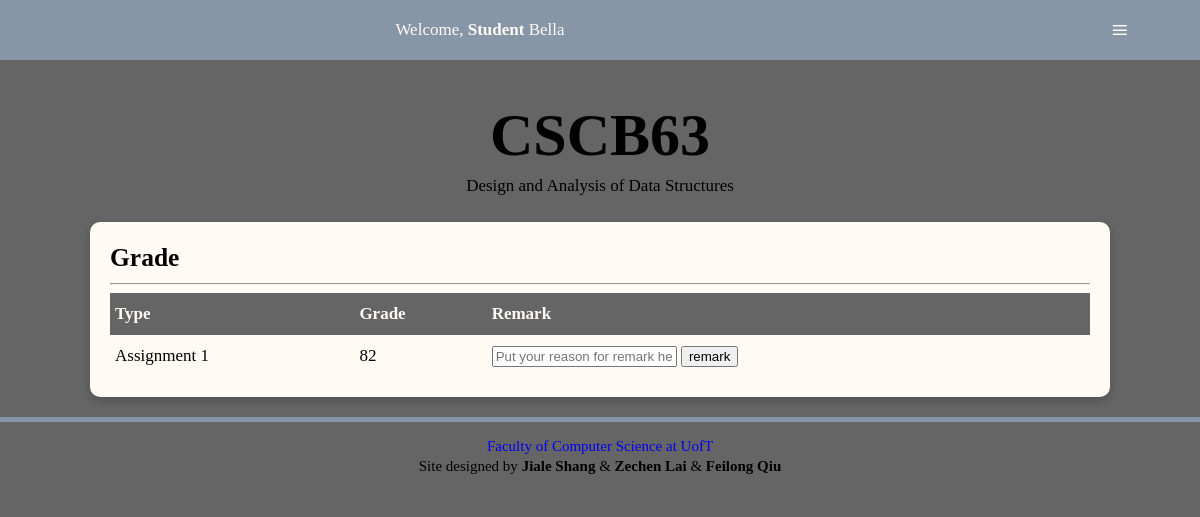
The page /grade (signed in) on the database as committed earlier.
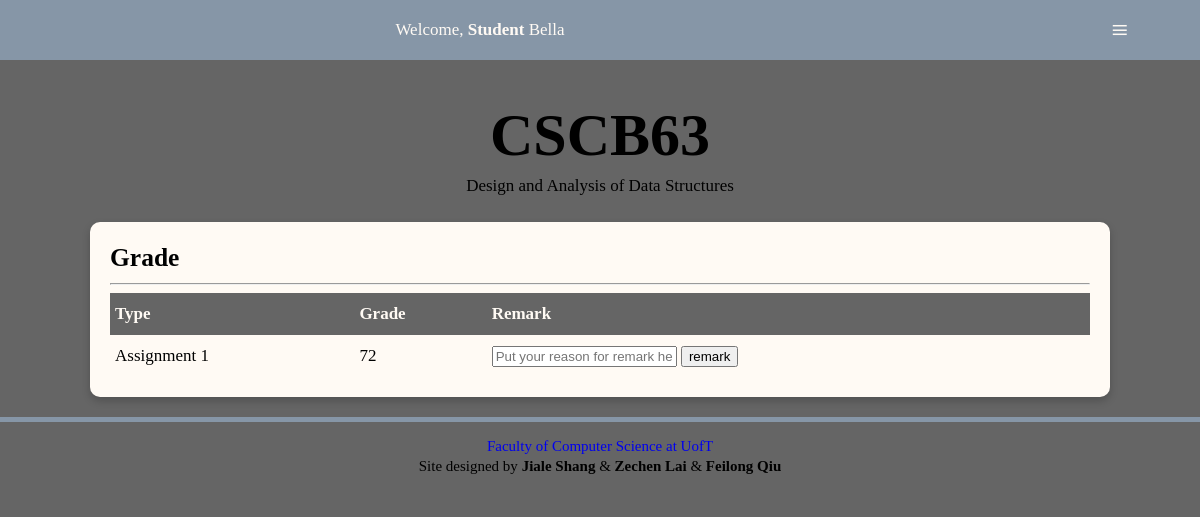
The same page on the database as committed later.
### tables this page shows
CREATE TABLE "Grades" (
	"username"	NVARCHAR(25) NOT NULL,
	"ename"	NVARCHAR(25) NOT NULL,
	"grade"	INTEGER NOT NULL,
	"remark"	INTEGER,
	"request"	NVARCHAR(255),
	PRIMARY KEY("username","ename"),
	FOREIGN KEY("username") REFERENCES "Users"("username")
);

### app.py (the view)
@app.route("/grade",methods=['GET','POST'])
def grade():
    if not 'user' in session:
        return redirect(url_for('home'))
    db=get_db()
    db.row_factory = make_dicts
    if session['user']['type']:
        students=get_student_table()
        events=get_event_table()
        grades = get_grade_table()
        return render_template('grade_i.html',event=events,user=session['user'],grade=grades,student=students)
    else:
        grades = get_grade_table()
        return render_template('grade_s.html',user=session['user'],grade=grades)

### app.py (called while the page is built)
def get_db():
    db=getattr(g,'_database',None)
    if db is None:
        db=g._database=sqlite3.connect(DATABASE)
    return db

def make_dicts(cursor, row):
    return dict((cursor.description[idx][0],value)
                for idx,value in enumerate(row))

def query_db(query, args=(),one=False):
    cur = get_db().execute(query,args)
    rv = cur.fetchall()
    cur.close()
    return (rv[0] if rv else None) if one else rv

def get_grade_table():
    db=get_db()
    db.row_factory = make_dicts
    grades=[]
    username=session['user']['username']
    if session['user']['type']:
        for grade in query_db("select distinct username, grade, remark, ename,request from Grades natural join Takes where cid in (select cid from Takes where username=?)", [username]):
            grades.append(grade)
    else:
        for grade in query_db("select * from Grades where username=?", [username]):
            grades.append(grade)
    db.close()
    return grades

@app.teardown_appcontext
def close_connection(exception):
    db = getattr(g, '_database', None)
    if db is not None:
        db.close()

### templates/grade_s.html (shortened to what this page needs)
<!DOCTYPE html>
<html lang="en">
<head>
<link href="../static/style.css" rel="stylesheet">
</head>
<body>
  <nav>
    <div id="menu-title">Welcome, <strong>Student</strong> {{ user['name']['first_name'] }}</div>
    <label for="drop" class="button">≡</label>
  </nav>
  <div class="content">
    <div class="title">
      <h1>CSCB63</h1>
      <p>Design and Analysis of Data Structures</p>
    </div>
    <section>
      <h2>Grade</h2><hr>
      <div class="table">
        <div class="heading">
          <div class="cell">Type</div>
          <div class="cell">Grade</div>
          <div class="cell">Remark</div>
        </div>
          {% for item in grade %}
          <div class="row">
              <div class="cell">{{ item['ename'] }}</div>
              <div class="cell">{{ item['grade'] }}</div>
              <div class="cell">
              {% if item['remark'] == 1 %}
                proceeding
              {% elif item['remark'] == -1 %}
                remarked
              {% else %}
                <form method="post" action="/grade-remark">
                    <input type="text" class="remark-content" maxlength="255" value="" placeholder="Put your reason for remark here." name="remark_request">
                    <input type="submit" value ="remark">
                </form>
              {% endif %}
              </div>
          </div>
          {% endfor %}
      </div>
    </section>
  </div>
  <div id="footer">
    <p><a href="http://web.cs.toronto.edu">Faculty of Computer Science at UofT</a></p>
    <p>Site designed by <strong>Jiale Shang</strong> & <strong>Zechen Lai</strong> & <strong>Feilong Qiu</strong></p>
  </div>
</body>
</html>

### static/style.css (style rules this page uses)
body { background: #656565; font-size:17px; line-height: 32px; margin: 0; padding: 0; word-wrap:break-word !important; }
ul, p,h1,h2,h3 { margin:0; }
.title { text-align:center; margin-top: 100px; }
h1 { font-size:60px; line-height: 70px; }
.content { width: 85%; margin: 0 auto; margin-top: 30px; max-width: 1200px; min-width: 375px; }
a { text-decoration: none; }
section { box-shadow: 0 4px 8px 0 rgba(0,0,0,0.2); transition: 0.3s; margin:20px 0; padding: 20px; background: #fffaf4; border-radius: 10px; overflow: auto; }
.button, [id^=drop], .mobile-split { display: none; }
nav { margin:0; padding: 0; background-color: #8696a7; width: 100%; position: fixed; top:0; overflow: visible; }
#menu-title { display: block; padding: 0 30px; float: left; font-size:20px; line-height: 60px; color:#fffaf4; }
nav:after { content:""; display:table; clear:both; }
.table { display: table; width: 100%; }
.heading { display: table-row; font-weight: bold; background: #656565; color: #fffaf4; }
.row { display: table-row; }
.cell { display: table-cell; padding: 5px; }
#footer { padding:10px; text-align:center; border-top: 5px solid #8696a7; padding-top: 1%; }
#footer p { margin:5px; line-height: 15px; font-size: 15px; }
#footer a { text-decoration: none; transition: 0.4s; }
@media all and (max-width : 1227px) { #menu-title { padding: 0; width: 80%; text-align: center; float: left; font-size: 17px; } }
@media all and (max-width : 1227px) { nav ,nav ul { margin: 0; } }
@media all and (max-width : 1227px) { .button { display: block; background-color: #8696a7; padding:14px 20px; font-size:30px; text-decoration:none; float: right; border:none; width:10%; } }
@media all and (max-width : 1227px) { nav a:hover, nav ul ul a, nav ul ul, .button { color:#fffaf4; text-align: center; } }

Rows that differ between the two databases and show on the page:
changed Grades "Assignment 1": grade "82" → "72"
